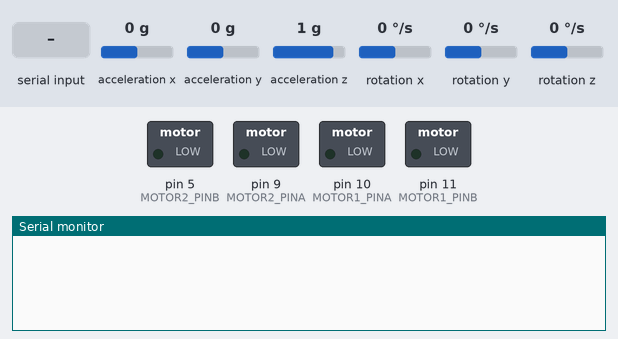
This sketch was run on a simulated Arduino Uno, built with avr-gcc and run on an emulated ATmega328P. Parts: switched loads named in the sketch (green lamp = pin HIGH), the last lines printed to the serial monitor. The inputs (shaded band) are chosen by the test bench; at power-on: acceleration x 0 g, acceleration y 0 g, acceleration z 1 g, rotation x 0 °/s, rotation y 0 °/s, rotation z 0 °/s.

Above: at 1.2 s.
1.3 s: "90,45\n" received over Serial
At 1.43 s:
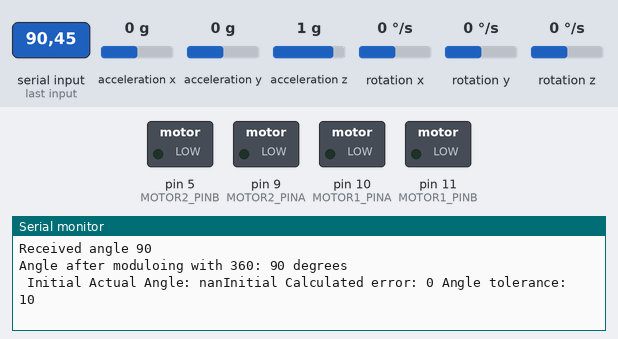
At 4.1 s:
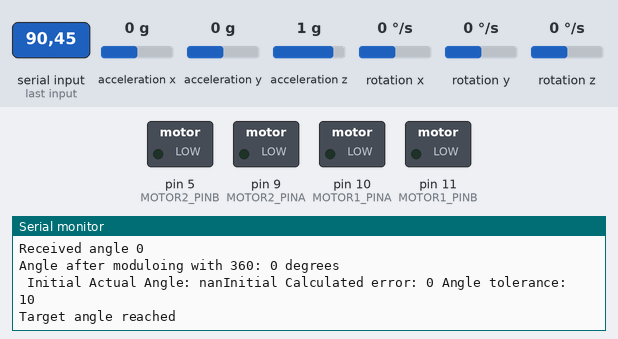

Measured:
- after the input at 1.3 s, the serial monitor: prints a new line at once (image 1)

The sketch:

go_to_angle.ino
```cpp
#include <LSM303.h>
#include <Wire.h>
#include <math.h>

#define MOTOR1_PINA 10
#define MOTOR1_PINB 11
#define MOTOR2_PINA 9
#define MOTOR2_PINB 5

#define angleTolerance 10 //+- five degrees
#define rotate_speed 0.3

#define Kp  2

#define pi 3.14159


LSM303 imu;
LSM303::vector<int16_t> running_min = {32767, 32767, 32767}, running_max = {-32768, -32768, -32768};
double oldimu_y;
double current_angle = 0;
const double toGauss = 0.061/1000.0;

void setup() {
  Serial.begin(9600);
  motorsetup();
  Wire.begin();
  imu.init();
  imu.enableDefault();
  imu.read();
  oldimu_y = (double)imu.a.y*0.061/1000.0;
}

void motorsetup(){
  pinMode(MOTOR1_PINA, OUTPUT);
  pinMode(MOTOR1_PINB, OUTPUT);
  pinMode(MOTOR2_PINA, OUTPUT);
  pinMode(MOTOR2_PINB, OUTPUT);
  analogWrite(MOTOR1_PINA, 0);
  analogWrite(MOTOR1_PINA, 0);
  analogWrite(MOTOR2_PINB, 0);
  analogWrite(MOTOR2_PINB, 0);
}
void moveToAngle(float targetAngle){ //angle should be given in radians
  imu.read();
  int startSpeed = 0.5;
  double currentAngle = 1/tan((imu.m.y*toGauss)/(imu.m.x*toGauss))*(180.0/pi); //convert to degrees
  int error = targetAngle - currentAngle;
  Serial.print(" Initial Actual Angle: ");
  Serial.print(currentAngle);
  Serial.print("Initial Calculated error: ");
  Serial.print(error);
  Serial.print(" Angle tolerance: ");
  Serial.println(angleTolerance);
  while(abs(error) > angleTolerance){
    Serial.print("Target Angle: ");
    Serial.print(targetAngle);
    Serial.print(" Actual Angle: ");
    Serial.print(currentAngle);
    Serial.print(" Calculated errror: ");
    Serial.println(error);

    if(error > 0){
      Serial.println("Positive error");
      analogWrite(MOTOR1_PINB, 0);
      analogWrite(MOTOR1_PINA, rotate_speed);
      analogWrite(MOTOR2_PINA, 0);
      analogWrite(MOTOR2_PINB, rotate_speed);
    }
    else{
      Serial.println("Negative error");
      analogWrite(MOTOR1_PINA, 0);
      analogWrite(MOTOR1_PINB, rotate_speed);
      analogWrite(MOTOR2_PINB, 0);
      analogWrite(MOTOR2_PINA, rotate_speed);
    }
    imu.read();
    currentAngle = 1/tan((imu.m.y*toGauss)/(imu.m.x*toGauss))*(180.0/pi);
    error = targetAngle - currentAngle;
  }
  Serial.println("Target angle reached");
  analogWrite(MOTOR1_PINA, 0);
  analogWrite(MOTOR1_PINB, 0);
  analogWrite(MOTOR2_PINB, 0);
  analogWrite(MOTOR2_PINA, 0);
}

void rotate(int numRotations){ //number of times to rotate based on desired angle

}

void setAngle(int desiredAngle){ //angle assumed to be received in degrees
  //int rotations = (int) desiredAngle / 360;
  //rotate(rotations);
  int angle = (int) desiredAngle%360;
  Serial.print("Angle after moduloing with 360: ");
  Serial.print(angle);
  Serial.println(" degrees");
  double angleInRad = desiredAngle*(pi/180.0);
  moveToAngle(angleInRad);

}
void loop() {
  // put your main code here, to run repeatedly:
  while(Serial.available()){
    int desiredAngle = Serial.parseInt();
    Serial.print("Received angle ");
    Serial.println(desiredAngle);
    setAngle(desiredAngle);
  }
}
```
